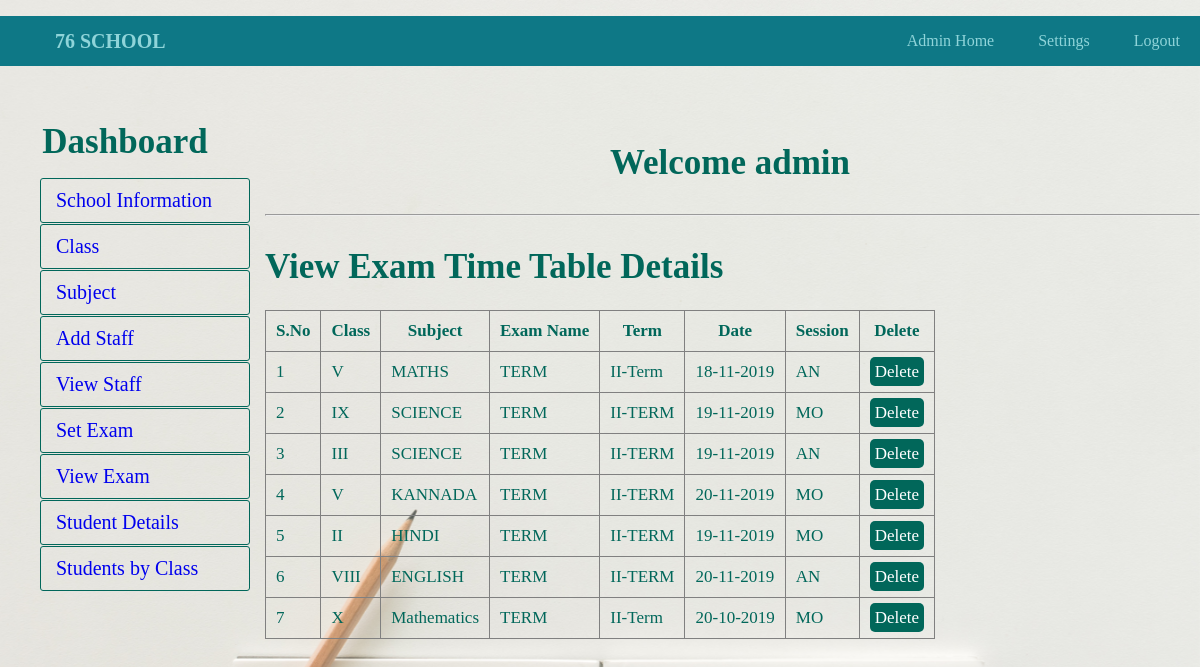
/view_exam.php (signed in), run on the app's committed database.
### tables this page shows
CREATE TABLE `exam` (
  `EID` int(11) NOT NULL,
  `ENAME` varchar(150) NOT NULL,
  `ETYPE` varchar(150) NOT NULL,
  `EDATE` varchar(150) NOT NULL,
  `SESSION` varchar(150) NOT NULL,
  `CID` int(11) NOT NULL,
  `CLASS` varchar(150) NOT NULL,
  `SUB` varchar(150) NOT NULL
);

### view_exam.php (the view, shortened to what this page needs)
<?php
	include"database.php";
?>
<!DOCTYPE html>
<html>
	<head>
		<link rel="stylesheet" type="text/css" href="style.css">
	</head>
	<body>
			<?php include"navbar.php";?><br>
			<div id="section">
					<?php include"sidebar.php";?><br><br><br>
					<h3 class="text">Welcome <?php echo $_SESSION["ANAME"]; ?></h3><br><hr><br>
				<div >
						<h3 >View Exam Time Table Details</h3><br>
						<table border="1px" class="tab1">
							<tr>
								<th>S.No</th>
								<th>Class </th>
								<th>Subject</th>
								<th>Exam Name</th>
								<th>Term</th>
								<th>Date</th>
								<th>Session</th>
								<th>Delete</th>
							</tr>
							<?php
								$s="select * from exam";
								$res=$db->query($s);
								if($res->num_rows>0)
								{
									$i=0;
									while($r=$res->fetch_assoc())
									{
										$i++;
										echo "
											<tr>
												<td>{$i}</td>
												<td>{$r["CLASS"]}</td>
												<td>{$r["SUB"]}</td>
												<td>{$r["ENAME"]}</td>
												<td>{$r["ETYPE"]}</td>
												<td>{$r["EDATE"]}</td>
												<td>{$r["SESSION"]}</td>
												<td><a href='exam_delete.php?id={$r["EID"]}' class='btnr'>Delete</a></td>
											</tr>
										";
									}
								}
								else
								{
									echo "No Record Found";
								}
							?>
						</table>
				</div>
							</div>
	</body>
</html>

### style.css (style rules this page uses)
body , html { margin: 0; padding: 0; background: url(2.jpg) no-repeat center center fixed; height: 100%; background-size: cover; background-position: center; font-family: sans-serif; font-family: "Josefin Sans"; }
a { text-decoration:none; }
h1,h2,h3,h4,h5,h6,label { color:#01675A; font-family:"Josefin Sans"; font-size: 35px; margin: 5px; }
.btnr { border-radius:5px; padding:5px; background:#01675A; color:white; }
.text { text-align:center; }
tr,td,th { padding:10px; color: #01675A; font-size: 17px; }
.tab1 { color: #01675A; }
table { border-collapse:collapse; }

### data on the page
exam: CLASS "V", SUB "MATHS", ENAME "TERM", ETYPE "II-Term", EDATE "18-11-2019", SESSION "AN"
exam: CLASS "IX", SUB "SCIENCE", ENAME "TERM", ETYPE "II-TERM", EDATE "19-11-2019", SESSION "MO"
exam: CLASS "III", SUB "SCIENCE", ENAME "TERM", ETYPE "II-TERM", EDATE "19-11-2019", SESSION "AN"
exam: CLASS "V", SUB "KANNADA", ENAME "TERM", ETYPE "II-TERM", EDATE "20-11-2019", SESSION "MO"
exam: CLASS "II", SUB "HINDI", ENAME "TERM", ETYPE "II-TERM", EDATE "19-11-2019", SESSION "MO"
exam: CLASS "VIII", SUB "ENGLISH", ENAME "TERM", ETYPE "II-TERM", EDATE "20-11-2019", SESSION "AN"
exam: CLASS "X", SUB "Mathematics", ENAME "TERM", ETYPE "II-Term", EDATE "20-10-2019", SESSION "MO"

### other printed values
$_SESSION["ANAME"] "admin"
